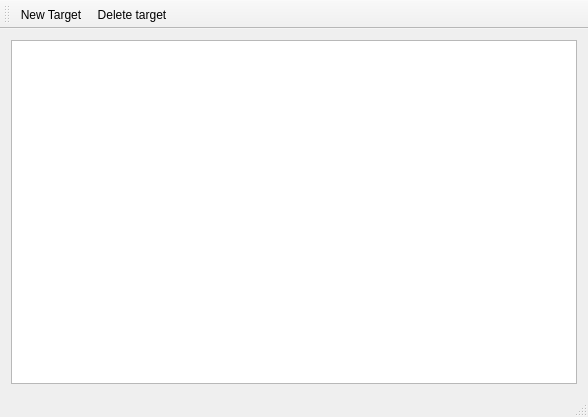
<?xml version="1.0" encoding="UTF-8"?>
<ui version="4.0">
 <class>OgCalc</class>
 <widget class="QMainWindow" name="OgCalc">
  <property name="geometry">
   <rect>
    <x>0</x>
    <y>0</y>
    <width>588</width>
    <height>417</height>
   </rect>
  </property>
  <property name="windowTitle">
   <string>OgCalc</string>
  </property>
  <widget class="QWidget" name="centralWidget">
   <layout class="QGridLayout" name="gridLayout">
    <item row="0" column="0">
     <widget class="QTableView" name="tableView"/>
    </item>
   </layout>
  </widget>
  <widget class="QMenuBar" name="menuBar">
   <property name="geometry">
    <rect>
     <x>0</x>
     <y>0</y>
     <width>588</width>
     <height>22</height>
    </rect>
   </property>
  </widget>
  <widget class="QToolBar" name="mainToolBar">
   <attribute name="toolBarArea">
    <enum>TopToolBarArea</enum>
   </attribute>
   <attribute name="toolBarBreak">
    <bool>false</bool>
   </attribute>
   <addaction name="actionNew_Target"/>
   <addaction name="actionDelete_target"/>
  </widget>
  <widget class="QStatusBar" name="statusBar"/>
  <action name="actionNew_Target">
   <property name="text">
    <string>New Target</string>
   </property>
   <property name="toolTip">
    <string>&lt;html&gt;&lt;head/&gt;&lt;body&gt;&lt;p&gt;create a new resources timer&lt;/p&gt;&lt;/body&gt;&lt;/html&gt;</string>
   </property>
   <property name="shortcut">
    <string>Ctrl+N</string>
   </property>
  </action>
  <action name="actionDelete_target">
   <property name="text">
    <string>Delete target</string>
   </property>
   <property name="toolTip">
    <string>Delete the selected timer</string>
   </property>
   <property name="shortcut">
    <string>Ctrl+Backspace</string>
   </property>
  </action>
 </widget>
 <layoutdefault spacing="6" margin="11"/>
 <resources/>
 <connections/>
</ui>
